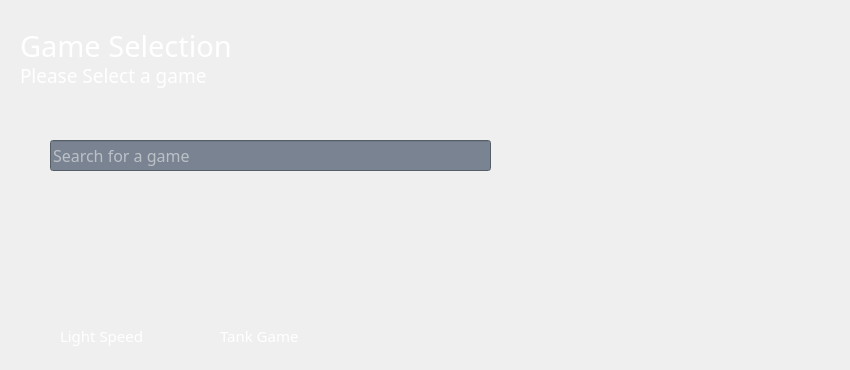
      <widget class="QWidget" name="page_3">
       <widget class="QLabel" name="label_38">
        <property name="geometry">
         <rect>
          <x>0</x>
          <y>0</y>
          <width>841</width>
          <height>111</height>
         </rect>
        </property>
        <property name="text">
         <string/>
        </property>
        <property name="pixmap">
         <pixmap>Images/Backdrops/HeaderBackGround.png</pixmap>
        </property>
        <property name="scaledContents">
         <bool>true</bool>
        </property>
       </widget>
       <widget class="QLabel" name="label_39">
        <property name="geometry">
         <rect>
          <x>20</x>
          <y>20</y>
          <width>251</width>
          <height>51</height>
         </rect>
        </property>
        <property name="font">
         <font>
          <family>Eras Bold ITC</family>
          <pointsize>22</pointsize>
         </font>
        </property>
        <property name="styleSheet">
         <string notr="true">color: rgb(255, 255, 255);</string>
        </property>
        <property name="text">
         <string>Game Selection</string>
        </property>
       </widget>
       <widget class="QLabel" name="label_40">
        <property name="geometry">
         <rect>
          <x>20</x>
          <y>50</y>
          <width>251</width>
          <height>51</height>
         </rect>
        </property>
        <property name="font">
         <font>
          <family>Eras Demi ITC</family>
          <pointsize>14</pointsize>
         </font>
        </property>
        <property name="styleSheet">
         <string notr="true">color: rgb(255, 255, 255);</string>
        </property>
        <property name="text">
         <string>Please Select a game</string>
        </property>
       </widget>
       <widget class="QLabel" name="label_41">
        <property name="geometry">
         <rect>
          <x>60</x>
          <y>310</y>
          <width>101</width>
          <height>51</height>
         </rect>
        </property>
        <property name="font">
         <font>
          <family>Eras Demi ITC</family>
          <pointsize>11</pointsize>
         </font>
        </property>
        <property name="styleSheet">
         <string notr="true">color: rgb(255, 255, 255);</string>
        </property>
        <property name="text">
         <string>Light Speed</string>
        </property>
       </widget>
       <widget class="QPushButton" name="lightSpeedBtn">
        <property name="geometry">
         <rect>
          <x>50</x>
          <y>200</y>
          <width>111</width>
          <height>121</height>
         </rect>
        </property>
        <property name="font">
         <font>
          <family>Eras Bold ITC</family>
          <pointsize>12</pointsize>
         </font>
        </property>
        <property name="cursor">
         <cursorShape>PointingHandCursor</cursorShape>
        </property>
        <property name="layoutDirection">
         <enum>Qt::LeftToRight</enum>
        </property>
        <property name="styleSheet">
         <string notr="true">QPushButton{
      background-color: none;
      border: none;
}

QPushButton:hover {

      background-color: rgba(255, 255, 255, 30);
}</string>
        </property>
        <property name="text">
         <string/>
        </property>
        <property name="icon">
         <iconset>
          <normaloff>Images/Icons/trachmaniaIcon.jpg</normaloff>Images/Icons/trachmaniaIcon.jpg</iconset>
        </property>
        <property name="iconSize">
         <size>
          <width>150</width>
          <height>150</height>
         </size>
        </property>
       </widget>
       <widget class="QLineEdit" name="lineEdit_2">
        <property name="geometry">
         <rect>
          <x>50</x>
          <y>140</y>
          <width>441</width>
          <height>31</height>
         </rect>
        </property>
        <property name="font">
         <font>
          <family>Eras Demi ITC</family>
          <pointsize>12</pointsize>
         </font>
        </property>
        <property name="layoutDirection">
         <enum>Qt::RightToLeft</enum>
        </property>
        <property name="styleSheet">
         <string notr="true">background-color: rgb(121, 131, 145);
border-color: #ffffff;
color: rgb(255, 255, 255);</string>
        </property>
        <property name="text">
         <string/>
        </property>
        <property name="placeholderText">
         <string>Search for a game</string>
        </property>
       </widget>
       <widget class="QLabel" name="label_48">
        <property name="geometry">
         <rect>
          <x>220</x>
          <y>310</y>
          <width>101</width>
          <height>51</height>
         </rect>
        </property>
        <property name="font">
         <font>
          <family>Eras Demi ITC</family>
          <pointsize>11</pointsize>
         </font>
        </property>
        <property name="styleSheet">
         <string notr="true">color: rgb(255, 255, 255);</string>
        </property>
        <property name="text">
         <string>Tank Game</string>
        </property>
       </widget>
       <widget class="QPushButton" name="tankGameBtn">
        <property name="geometry">
         <rect>
          <x>210</x>
          <y>200</y>
          <width>111</width>
          <height>121</height>
         </rect>
        </property>
        <property name="font">
         <font>
          <family>Eras Bold ITC</family>
          <pointsize>12</pointsize>
         </font>
        </property>
        <property name="cursor">
         <cursorShape>PointingHandCursor</cursorShape>
        </property>
        <property name="layoutDirection">
         <enum>Qt::LeftToRight</enum>
        </property>
        <property name="styleSheet">
         <string notr="true">QPushButton{
      background-color: none;
      border: none;
}

QPushButton:hover {

      background-color: rgba(255, 255, 255, 30);
}</string>
        </property>
        <property name="text">
         <string/>
        </property>
        <property name="icon">
         <iconset>
          <normaloff>Images/Icons/trachmaniaIcon.jpg</normaloff>Images/Icons/trachmaniaIcon.jpg</iconset>
        </property>
        <property name="iconSize">
         <size>
          <width>150</width>
          <height>150</height>
         </size>
        </property>
       </widget>
      </widget>
